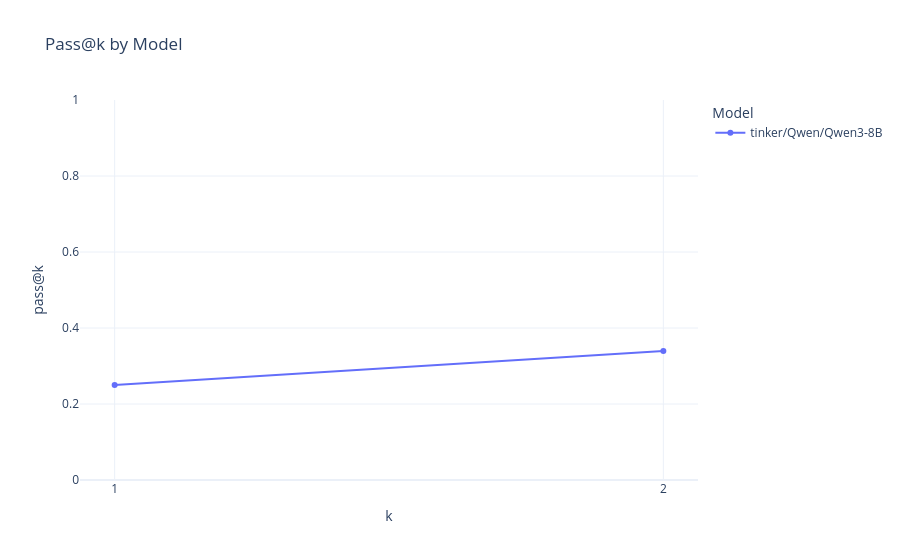

Notebook code for this chart:
### Code cell
import re
import pandas as pd
import plotly.express as px

pass_df = pd.read_csv(pass_at_k_csv)

agg = pass_df[pass_df["question_id"] == "__aggregate__"].copy()

long = agg.melt(
    id_vars=["model"],
    value_vars=[c for c in agg.columns if c.startswith("pass@")],
    var_name="metric",
    value_name="pass@k",
)

long["k"] = long["metric"].str.extract(r"pass@(\d+)").astype(int)
long = long.sort_values(["model", "k"])

fig = px.line(
    long,
    x="k",
    y="pass@k",
    color="model",
    line_dash="model",
    markers=True,
    title="Pass@k by Model",
    labels={"k": "k", "pass@k": "pass@k", "model": "Model"},
)

fig.update_traces(line_shape="spline")
fig.update_layout(
    template="plotly_white",
    xaxis=dict(dtick=1),
    yaxis=dict(range=[0, 1]),
    legend_title_text="Model",
)

fig.show()

### Figure 1 — Plotly figure (JSON) as saved in the notebook; plotly's stock layout.template omitted (floating-point values rounded to 4 significant figures)
{"data": [{"hovertemplate": "Model=tinker/Qwen/Qwen3-8B<br>k=%{x}<br>pass@k=%{y}<extra></extra>", "legendgroup": "tinker/Qwen/Qwen3-8B", "line": {"color": "#636efa", "dash": "solid", "shape": "spline"}, "marker": {"symbol": "circle"}, "mode": "lines+markers", "name": "tinker/Qwen/Qwen3-8B", "orientation": "v", "showlegend": true, "type": "scatter", "x": [1, 2], "xaxis": "x", "y": [0.25, 0.3393], "yaxis": "y"}], "layout": {"legend": {"title": {"text": "Model"}, "tracegroupgap": 0}, "title": {"text": "Pass@k by Model"}, "xaxis": {"anchor": "y", "domain": [0, 1], "dtick": 1, "title": {"text": "k"}}, "yaxis": {"anchor": "x", "domain": [0, 1], "range": [0, 1], "title": {"text": "pass@k"}}}}
